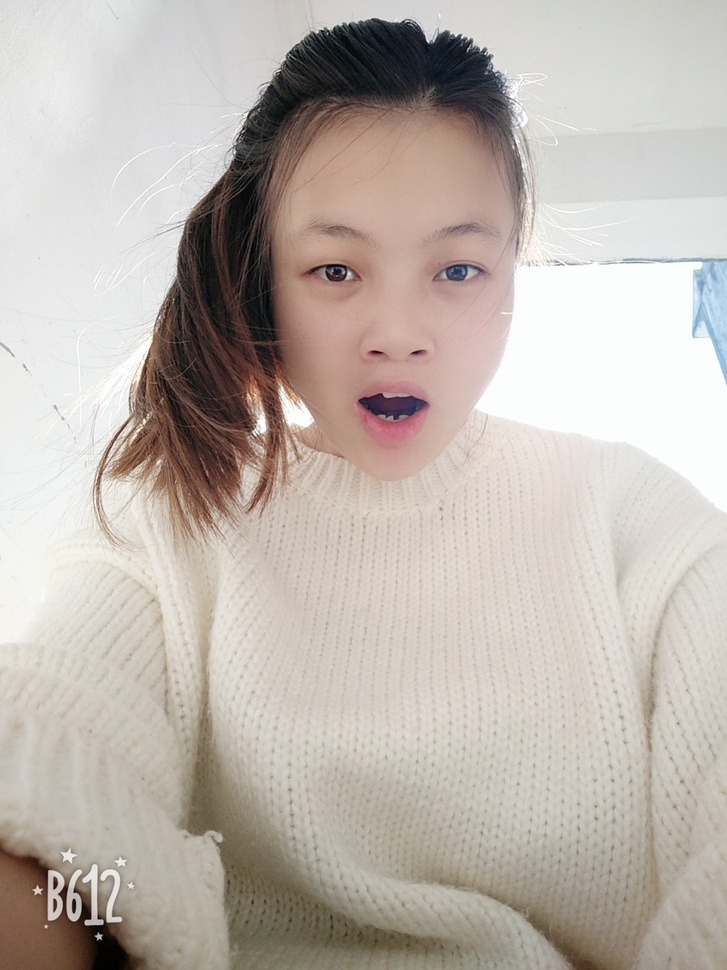
#> input picture DL/04/2.jpg, 727 x 970 px, shrunk from 1080 x 1440 before the run
$ python imageS2.py
#> lines starting #> are read from the running program, lines starting #| are printed output that depends on the picture
import cv2
import numpy as np
import random

img = cv2.imread('2.jpg', 1)
#> img is the input picture: shape (970, 727, 3); mean B, G, R 174.5, 182, 190.6
imgInfo = img.shape
#> imgInfo = (970, 727, 3)
height = imgInfo[0]
#> height = 970
width = imgInfo[1]
#> width = 727
dst = np.zeros((height, width, 3), np.uint8)
mm = 8
for m in range(0, height - mm):
    for n in range(0, width - mm):
        index = int(random.random() * 8)  # 0+8
        (b, g, r) = img[m + index, n + index]
        dst[m, n] = (b, g, r)
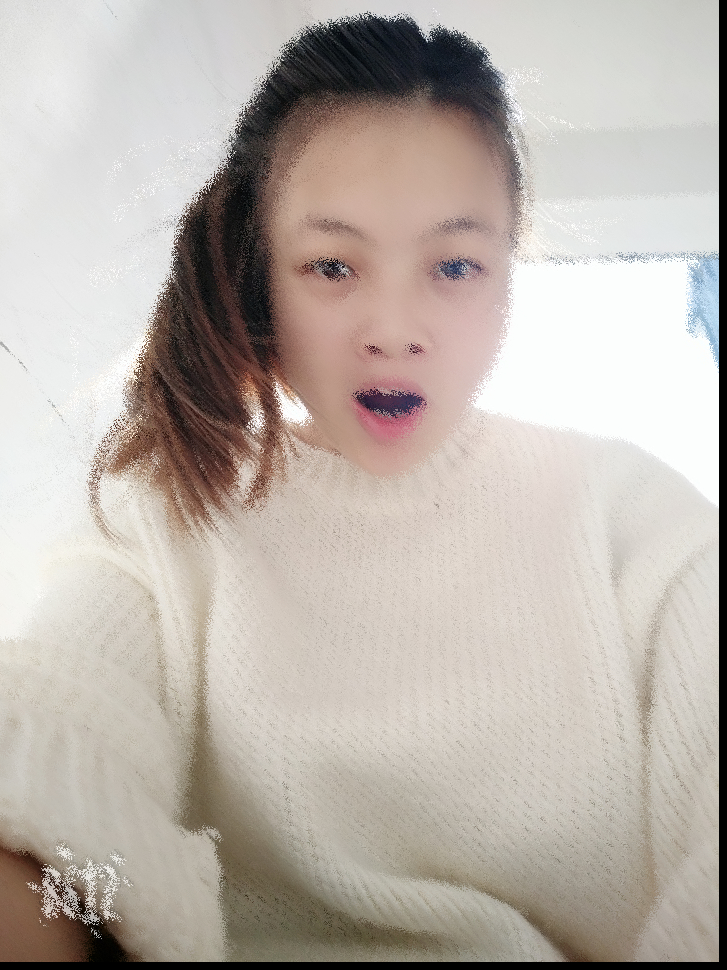
#> dst: shape (970, 727, 3); mean B, G, R 171, 178.4, 187
cv2.imshow('dst', dst)
cv2.imwrite('2v.jpg', dst)
cv2.waitKey(0)

$ run again, with DL/04/1.jpg copied over DL/04/2.jpg
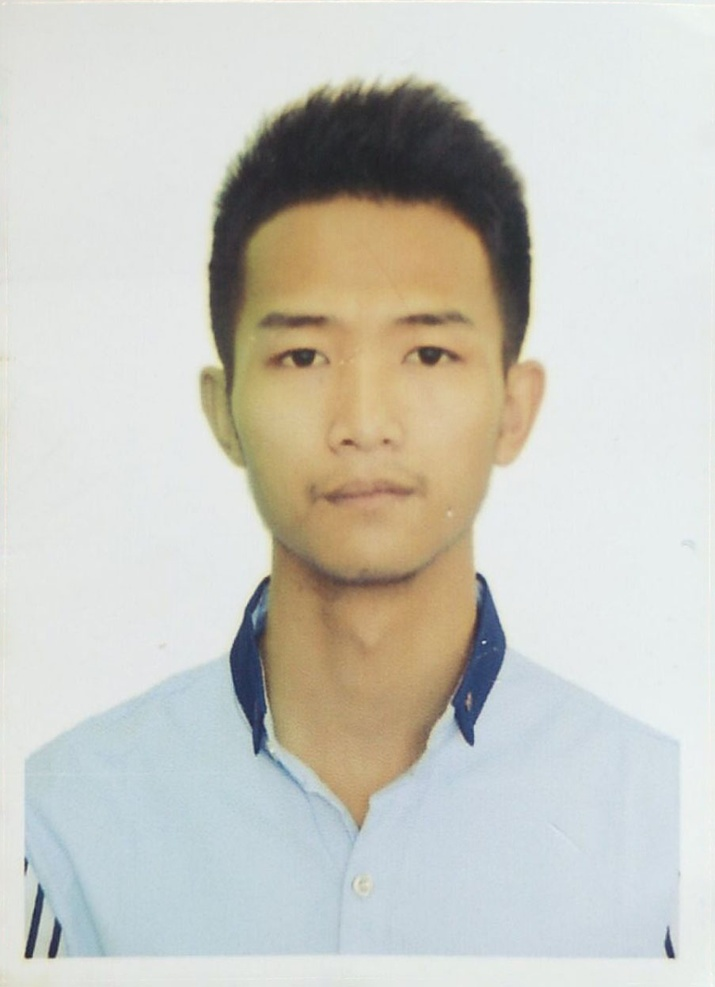
#> input picture DL/04/1.jpg, 715 x 987 px, shrunk from 903 x 1247 before the run
#> img is the input picture: shape (987, 715, 3); mean B, G, R 193.9, 201.8, 202.3
#> after the loop `for m in range(0, height - mm):`:
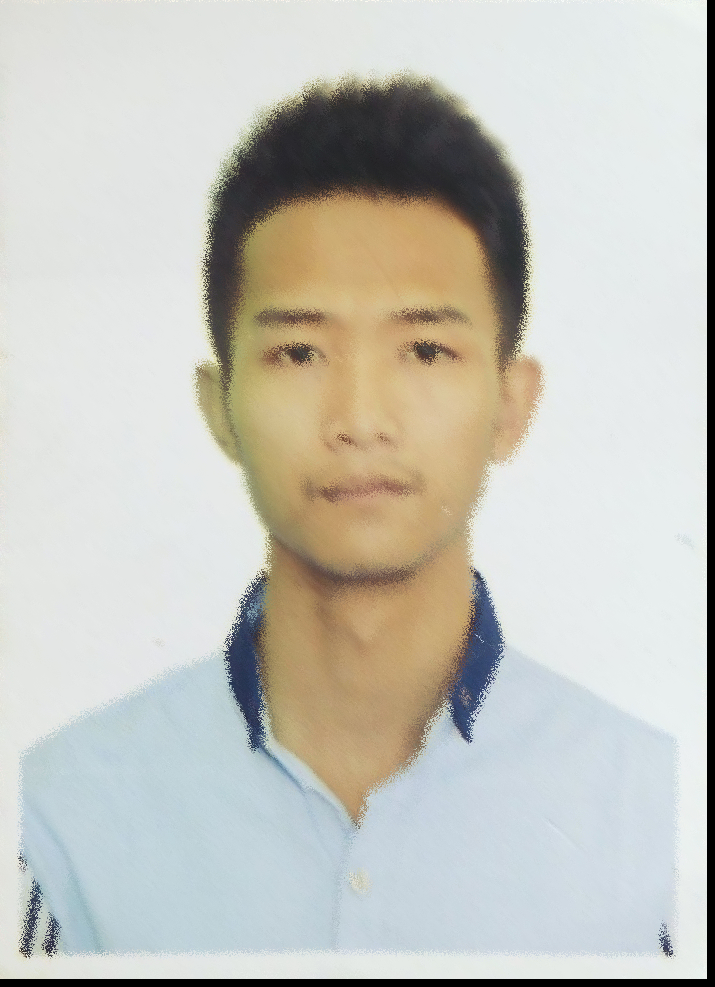
#> dst: shape (987, 715, 3); mean B, G, R 189.6, 197.3, 197.9
